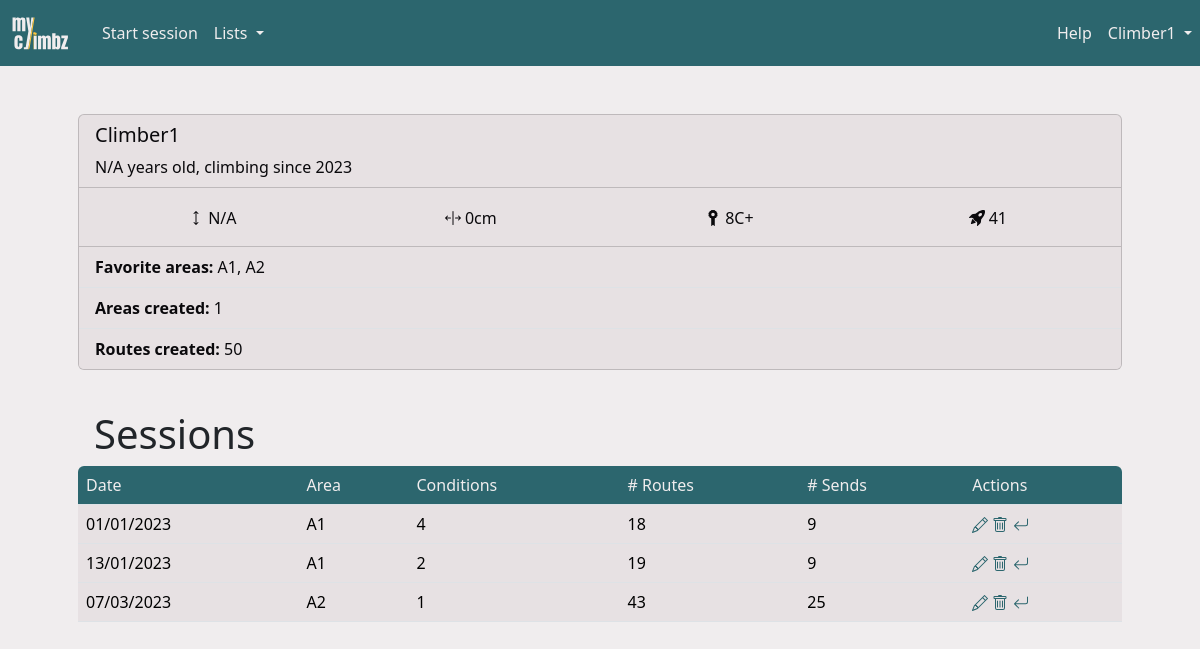
Page /climber/1 (signed in) on the committed database.
### climbz/models/climber.py (models this page shows, shortened)
class Climber(db.Model, UserMixin):
    id = db.Column(db.Integer, primary_key=True)
    role = db.Column(db.Integer, nullable=False, default=0)
    email = db.Column(db.String(200), nullable=False, unique=True)
    password = db.Column(db.String(200), nullable=False)
    name = db.Column(db.String(200), nullable=False)
    birthdate = db.Column(db.Date, nullable=True)
    year_started_climbing = db.Column(db.Integer, nullable=True)
    height = db.Column(db.Integer, nullable=True)
    ape_index = db.Column(db.Integer, nullable=True)
    grade_scale = db.Column(db.String(10), nullable=False, default="font")
    sessions = db.relationship("Session", backref="climber", cascade="all, delete")
    opinions = db.relationship("Opinion", backref="climber", cascade="all, delete")
    routes = db.relationship("Route", backref="creator")
    sectors = db.relationship("Sector", backref="creator")
    areas = db.relationship("Area", backref="creator")
    projects = db.relationship(
        "Route",
        secondary=climber_projects,
        backref=db.backref("climbers", lazy="dynamic"),
    )
    @property
    def climbs(self) -> list:
        climbs = list()
        for session in self.sessions:
            climbs.extend(session.climbs)
        return climbs
    @property
    def year_started_climbing_str(self) -> str:
        if self.year_started_climbing is None:
            if self.sessions:
                return str(self.sessions[0].date.year)
            else:
                return "N/A"
        else:
            return str(self.year_started_climbing)
    @property
    def age_str(self) -> str:
        if self.birthdate is None:
            return "N/A"
        else:
            return str((datetime.now().date() - self.birthdate).days // 365)
    @property
    def max_grade(self) -> Grade:
        if not self.climbs or len(self.climbs) == 0:
            return None
        else:
            max_grade = Grade.query.filter_by(level=0).first()
            for climb in self.climbs:
                opinion = climb.route.opinion
                if opinion is not None and opinion.grade is not None:
                    if opinion.grade.level > max_grade.level:
                        max_grade = opinion.grade
            return max_grade
    @property
    def n_sends(self) -> int:
        sent_routes = list()
        for climb in self.climbs:
            if climb.sent and climb.route.id not in sent_routes:
                sent_routes.append(climb.route.id)
        return len(sent_routes)
    @property
    def favorite_areas(self) -> list[str]:
        areas = dict()
        for session in self.sessions:
            if session.area.name in areas:
                areas[session.area.name] += 1
            else:
                areas[session.area.name] = 1
        areas = {
            k: v
            for k, v in sorted(areas.items(), key=lambda item: item[1], reverse=True)
        }
        favorite_areas = list(areas.keys())[:3]
        return favorite_areas

### climbz/models/grade.py (models this page shows, shortened)
class Grade(db.Model):
    id = db.Column(db.Integer, primary_key=True)
    level = db.Column(db.Integer, nullable=False)
    font = db.Column(db.String(10), nullable=False)
    hueco = db.Column(db.String(10), nullable=False)
    @property
    def user_grade(self) -> str:
        return self.font if current_user.grade_scale == "font" else self.hueco

### climbz/models/session.py (models this page shows)
class Session(db.Model):
    __tablename__ = "climbing_session"
    id = db.Column(db.Integer, primary_key=True)
    date = db.Column(db.Date, nullable=False, default=datetime.now().date())
    conditions = Rating("conditions")
    is_project_search = db.Column(db.Boolean, nullable=False, default=False)
    comment = db.Column(db.Text)
    climbs = db.relationship("Climb", backref="session", cascade="all, delete")
    area_id = db.Column(db.Integer, db.ForeignKey("area.id"))
    climber_id = db.Column(db.Integer, db.ForeignKey("climber.id"))
    UniqueConstraint(date, area_id, climber_id, name="unique_session")

### climbz/models/area.py (models this page shows, shortened)
class Area(db.Model):
    id = db.Column(db.Integer, primary_key=True)
    name = db.Column(db.String(100), nullable=False, unique=True)
    comment = db.Column(db.Text)
    link = db.Column(db.String(300))
    created_by = db.Column(db.Integer, db.ForeignKey("climber.id"), nullable=False)
    rock_type_id = db.Column(db.Integer, db.ForeignKey("rock_type.id"))
    rock_type = db.relationship("RockType", backref="climbing_areas")
    sessions = db.relationship("Session", backref="area", cascade="all, delete")
    sectors = db.relationship("Sector", backref="area", cascade="all, delete")

### climbz/blueprints/climbers/routes.py (the view)
@climbers.route("/climber/<int:climber_id>", methods=["GET", "POST"])
def view_climber(climber_id: int):
    climber = Climber.query.get(climber_id)
    return render("climber.html", title=climber.name, climber=climber)

### climbz/blueprints/utils.py (called while the page is built)
@login_required
def render(*args, **kwargs) -> str:
    kwargs["title"] = kwargs["title"]
    kwargs["error"] = flask_session.pop("error", None)
    kwargs["open_session"] = Session.query.get(flask_session.get("session_id", -1))
    kwargs["username"] = current_user.name
    kwargs["user_id"] = current_user.id
    kwargs["user_role"] = current_user.role
    kwargs["user_grade_scale"] = current_user.grade_scale
    path = request.path
    if not path.startswith("/edit_") and not path.startswith("/add_"):
        flask_session["call_from_url"] = path
    return render_template(
        *args,
        **kwargs,
    )

### climbz/models/climber.py (called while the page is built)
@login_manager.user_loader
def load_climber(climber_id: int) -> Climber:
    return Climber.query.get(int(climber_id))

### climbz/models/route.py (called while the page is built)
    @property
    def opinion(self):
        return Opinion.query.filter_by(
            route_id=self.id, climber_id=current_user.id
        ).first()

### run.py (called while the page is built, shortened)
@app.before_request
def check_request_validity():
    if not request.endpoint:
        return
    elif request.endpoint == "climbers.login" or "static" in request.endpoint:
        return
    elif not current_user.is_authenticated:
        return redirect(url_for("climbers.login"))

### climbz/templates/climber.html
{% import "macros.html" as macros %}
{% extends "main.html" %}
{% block content %}
<div class="container px-0 px-md-5 pb-2 mb-3 mt-md-5">
    {{ macros.card({
        "header": {
            "title": climber.name,
            "subtitle": climber.age_str ~ " years old, climbing since " ~ climber.year_started_climbing_str,
        },
        "body": {
            "facts": [
                    { "icon": "height", "value": climber.height, "unit": "cm" },
                    { "icon": "ape_index", "value": climber.ape_index|int|string, "unit": "cm" },
                    { "icon": "grade", "value": climber.max_grade.user_grade , "unit": "" },
                    { "icon": "n_sends", "value": climber.n_sends, "unit": "" },
                ],
            "list": [
                {"prefix": "Favorite areas", "value": climber.favorite_areas|join(", ")},
                {"prefix": "Areas created", "value": climber.areas|length},
                {"prefix": "Routes created", "value": climber.routes|length},
            ]
        }
    }) }}
</div>
{% if climber.sessions %}
    {% set sessions = climber.sessions %}
    {% include "sessions_table.html" %}
{% endif %}
{% endblock content %}

### climbz/templates/macros.html (shortened to what this page needs)
{% macro card(data) %}
<div class="card mb-3">
    <div class="card-header">
        <div class="row">
            <div class="col-sm">
                <h5 class="card-title" style="display: inline-block">{{ data['header']['title'] }}</h5>
            </div>
            {% if data['header']['subtitle'] %}
                <span>{{ data['header']['subtitle'] }}</span>
            {% endif %}
        </div>
    </div>
    {% if data['body']['facts'] %}
    <div class="card-body">
        <div class="row">
            {% for fact in data['body']['facts'] %}
            <div class="col text-center" style="padding: 0">
                <span style="vertical-align: middle; display: inline-block;">
                </span>
                <span style="vertical-align: middle; display: inline-block;">
                    {% if fact['value'] is none %}
                        N/A
                    {% elif fact['value'] is float and fact['value'] % 1 == 0 %}
                        {{ fact['value']|int }}{{ fact['unit'] }}
                    {% else %}
                        {{ (fact['value']) }}{{ fact['unit'] }}
                    {% endif %}
                </span>
            </div>
            {% endfor %}
        </div>
    </div>
    {% endif %}
    {% if data['body']['list'] %}
    <ul class="list-group list-group-flush">
        {% for item in data['body']['list'] %}
            {% if 'prefix' in item or item['value']|length > 0 %}
                <li class="list-group-item">
                    {% if item['prefix'] %}
                    <b>{{ item['prefix'] }}:</b>
                    {% endif %}
                    {% if item['value'] %}
                    {{ item['value'] }}
                    {% endif %}
                </li>
            {% endif %}
        {% endfor %}
    </ul>
    {% endif %}
</div>
{% endmacro %}

### climbz/templates/main.html (shortened to what this page needs)
<html>
<head>
    <link href="https://cdn.jsdelivr.net/npm/bootstrap@5.3.2/dist/css/bootstrap.min.css" rel="stylesheet"
>
    <link href="{{ url_for('static', filename='css/colors.css') }}" rel="stylesheet" type="text/css">
    <link rel="stylesheet" type="text/css" href="https://cdnjs.cloudflare.com/ajax/libs/noUiSlider/15.8.1/nouislider.css" />
    <link href="https://cdn.jsdelivr.net/npm/simple-datatables@latest/dist/style.css" rel="stylesheet" type="text/css">
</head>
<body>
    <nav class="navbar navbar-expand-lg">
        <a class="navbar-brand" href="{{ url_for('home.page_home') }}" style="padding-left: 10px;">
            <img src="{{ url_for('static', filename='images/logo-transparent.svg') }}" width="60" height="40" class="d-inline-block align-top" alt="">
        </a>
        {% if not "Add" in title and not "Edit" in title %}
        <div class="collapse navbar-collapse ps-2" id="navbarSupportedContent">
            <ul class="navbar-nav me-auto mb-2 mb-md-0">
                {% if open_session %}
                <li><a class="nav-link" href="{{ url_for('climbs.add_climb') }}">Add climb</a></li>
                <li>
                    <a class="nav-link" href="{{ url_for('sessions.stop_session') }}">
                        Stop
                        {% if open_session.is_project_search %}
                        project search
                        {% else %}
                        session
                        {% endif %}
                    </a>
                </li>
                {% else %}
                <li class="nav-item">
                    <a class="nav-link" href="{{ url_for('sessions.add_session') }}">Start session</a>
                </li>
                {% endif %}
                <li class="nav-item dropdown">
                    <a class="nav-link dropdown-toggle" href="#" role="button" data-bs-toggle="dropdown"
                        aria-expanded="false">
                        Lists
                    </a>
                </li>
            </ul>
            <ul class="navbar-nav ms-md-auto mb-2 mb-md-0">
                <li class="nav-item">
                    <a class="nav-link" href="{{ url_for('home.guide') }}">Help</a>
                </li>
                <li class="nav-item dropdown">
                    <a class="nav-link dropdown-toggle" href="#" role="button" data-bs-toggle="dropdown"
                        aria-expanded="false">
                        {{ username }}
                    </a>
                </li>
            </ul>
        </div>
        {% endif %}
    </nav>
    {%block content %}{% endblock %}
</body>
</html>

### climbz/templates/sessions_table.html (shortened to what this page needs)
<div class="container px-0 px-md-5">
    <h1 class="ms-3 mt-2">Sessions</h1>
    <table id="content_table" class="table table-hover" data-sort-col="0" data-sort-order="desc">
        <thead>
            <tr>
                <th data-type="date" data-format="DD/MM/YYYY">Date</th>
                <th>Area</th>
                <th>Conditions</th>
                <th># Routes</th>
                <th># Sends</th>
                {% if sessions[0].climber_id == user_id %}
                    <th data-sortable="false">Actions</th>
                {% endif %}
            </tr>
        </thead>
        <tbody>
            {% for session in sessions %}
            {% set onclick = "window.location=\"" + url_for('sessions.page_session', session_id=session.id) + "\"" %}
            <tr>
                <td onclick={{ onclick }}>{{ session.date.strftime('%d/%m/%Y') }}</td>
                <td onclick={{ onclick }}>{{ session.area.name }}</td>
                <td onclick={{ onclick }}>{{ session.conditions }}</td>
                <td onclick={{ onclick }}>{{ session.climbs|length }}</td>
                <td onclick={{ onclick }}>{{ session.climbs|map(attribute='sent')|sum }}</td>
                {% if session.climber_id == user_id %}
                    <td>
                        <a href="{{ url_for('sessions.edit_session', session_id=session.id) }}">
                        </a>
                        <a href="{{ url_for('sessions.delete_session', session_id=session.id) }}">
                        </a>
                        {% if not open_session %}
                        <a href="{{ url_for('sessions.reopen_session', session_id=session.id) }}">
                        </a>
                        {% endif %}
                    </td>
                {% endif %}
            </tr>
            {% endfor %}
        </tbody>
    </table>
</div>

### climbz/static/css/colors.css (style rules this page uses)
:root { --color-yellow: #FFC53D; --color-yellow-100: #fff0c6; --color-yellow-200: #ffdf88; --color-yellow-300: #FFC53D; --color-yellow-400: #ffb320; --color-yellow-500: #f98f07; --color-yellow-600: #dd6902; --color-yellow-700: #b74806; --color-yellow-800: #94360c; --color-yellow-900: #7a2e0d; --color-yellow-950: #461602; --color-green: #2C666E; --color-green-50: #f1faf9; --color-green-100: #daf3f3; --color-green-200: #bae6e7; --color-green-300: #8ad4d6; --color-green-400: #53b9bd; --color-green-500: #379da3; --color-green-600: #318089; --color-green-700: #2C666E; --color-green-800: #2c575e; --color-green-900: #284a51; --color-green-950: #163036; --color-white: #F0EDEE; --color-white-50: #f9f7f8; --color-white-100: #F0EDEE; --color-white-200: #e7e1e3; --color-white-300: #d5cccf; --color-white-400: #bbaeb2; --color-white-500: #a29197; --color-white-600: #8a787e; --color-white-700: #726368; --color-white-800: #605458; --color-white-900: #53494c; --color-white-950: #2a2527; --color-gray: #6c757d; --color-black: #0A090C; }
body { background-color: var(--color-white); }
a { text-decoration: none; color: var(--color-green); }
.card, .list-group-item, .dropdown-menu { background-color: var(--color-white-200); color: var(--color-black); }
.card-header { background-color: var(--color-white-darker); }
.navbar { background-color: var(--color-green); color: var(--color-white); }
.navbar-brand { color: var(--color-yellow); }
.nav-link, .nav-link:focus { color: var(--color-white); }
.table thead th:first-child { border-top-left-radius: var(--bs-border-radius); }
.table thead th:last-child { border-top-right-radius: var(--bs-border-radius); }
.table td { background-color: var(--color-white-200); }
.table thead { background-color: var(--color-green); color: var(--color-white); font-weight: normal; }
.table thead th { background-color: transparent; color: inherit; font-weight: normal; }
ul { list-style-type: none; }

### rows in the picture
Climber: name "Climber1", header "Climber1"
Grade: font "8C+"
Session: date "01/01/2023", area.name "A1", conditions "4", climbs|length "18", climbs|map "9"
Session: date "13/01/2023", area.name "A1", conditions "2", climbs|length "19", climbs|map "9"
Session: date "07/03/2023", area.name "A2", conditions "1", climbs|length "43", climbs|map "25"

### other values in the picture
{{ data['header']['subtitle'] }} "N/A years old, climbing since 2023"
{{ (fact['value']) }} "0" "41"
{{ fact['unit'] }} "cm"
{{ item['prefix'] }} "Favorite areas" "Areas created" "Routes created"
{{ item['value'] }} "A1, A2" "1" "50"
